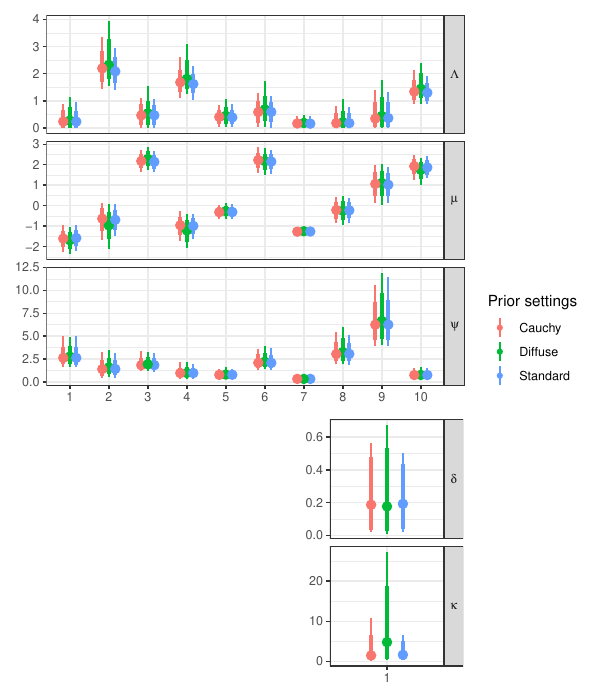

Here is the R script that generated this plot:
library(cmdstanr)
library(posterior)
library(tidybayes)
library(tidyverse)
library(furrr)
library(mqfa)
library(patchwork)


n <- 50
K <- 1
q <- 1
p <- 10

set.seed(1)
mu <- array(2 * rt(n = p * K, df = 2), dim = c(p, K))
L <- array(rt(n = p * q * K, df = 2), dim = c(p, q, K))
theta <- array(rtheta_std(p = q*K), dim = c(4, q, K))
psi <- array(rlnorm(n = p * K), dim = c(p, K))
prop <- c(1)

params <- list("mu" = mu,
               "L" = L,
               "theta" = theta,
               "psi" = psi,
               "prop" = prop,
               "common_theta" = FALSE,
               "common_psi" = FALSE)

set.seed(1)
data <- r_mifa_fgld_data(n = n, p = p, q = q, K = K, params = params)


R <- 2e3
burn_in <- 2e3

priors <- c("Standard", "Cauchy", "Diffuse")

m1 <- cmdstan_model("stan/mifa-fgld.stan")
m2 <- cmdstan_model("stan/mifa-fgld-cauchy-priors.stan")
m3 <- cmdstan_model("stan/mifa-fgld-diffuse-priors.stan")
models <- list(m1, m2, m3) |> 
  set_names(priors)

data_list <- list("X" = data$X,
                  "n" = n,
                  "p" = p,
                  "q" = q,
                  "K" = K)

plan(multisession(workers = 3))
out <- future_map(models, \(x) x$sample(data = data_list,
                                                  chains = 1,
                                                  iter_warmup = R,
                                                  iter_sampling = burn_in),
                  .options = furrr_options(seed = 1))

plot_ci <- function(param){
  imap(out, \(x, i) x$draws(out) |>
         spread_draws(psi[component, var]) |> 
         mutate(prior = i)) |> 
    do.call(args = _, what = bind_rows) |> 
    ggplot(aes(y = .data[["psi"]], x = .data[["var"]], col = prior)) +
    stat_pointinterval(.width = c(0.9, 0.99), position = position_dodge(width = 0.5)) +
    theme_bw()
}

p1 <- imap(out, \(x, i) x$draws() |>
       spread_draws(mu[component, var], Lambda[component, var, latent_var], psi[component, var]) |> 
       mutate(Lambda = abs(Lambda)) |> 
       pivot_longer(cols = c(mu, Lambda, psi), names_to = "param", values_to = "value") |> 
       mutate(prior = i)) |> 
  do.call(args = _, what = bind_rows) |> 
  ggplot(aes(y = value, x = factor(var), col = prior)) +
  facet_grid(rows = vars(param), scales = "free",
             labeller = label_parsed)+
  stat_pointinterval(.width = c(0.9, 0.99), position = position_dodge(width = 0.5)) +
  labs(x = NULL, y = NULL, col = "Prior settings")+
  theme_bw()+
  theme(strip.text.y = element_text(angle = 0))


p2 <- imap(out, \(x, i) x$draws() |>
       spread_draws(delta[component, latent_var], kappa[component, latent_var]) |> 
       pivot_longer(cols = c(delta, kappa), names_to = "param", values_to = "value") |> 
       mutate(prior = i)) |> 
  do.call(args = _, what = bind_rows) |> 
  ggplot(aes(y = value, x = factor(latent_var), col = prior)) +
  facet_grid(rows = vars(param), scales = "free",
             labeller = label_parsed)+
  stat_pointinterval(.width = c(0.8, 0.9), position = position_dodge(width = 0.5)) +
  labs(x = NULL, y = NULL, col = "Prior settings")+
  theme_bw()+
  theme(strip.text.y = element_text(angle = 0))

p1 / (plot_spacer() + plot_spacer() + p2) + plot_layout(heights = c(1, 2/3), guides = "collect")
ggsave("prior-sensitivity.pdf", width = 6, height = 7)
  